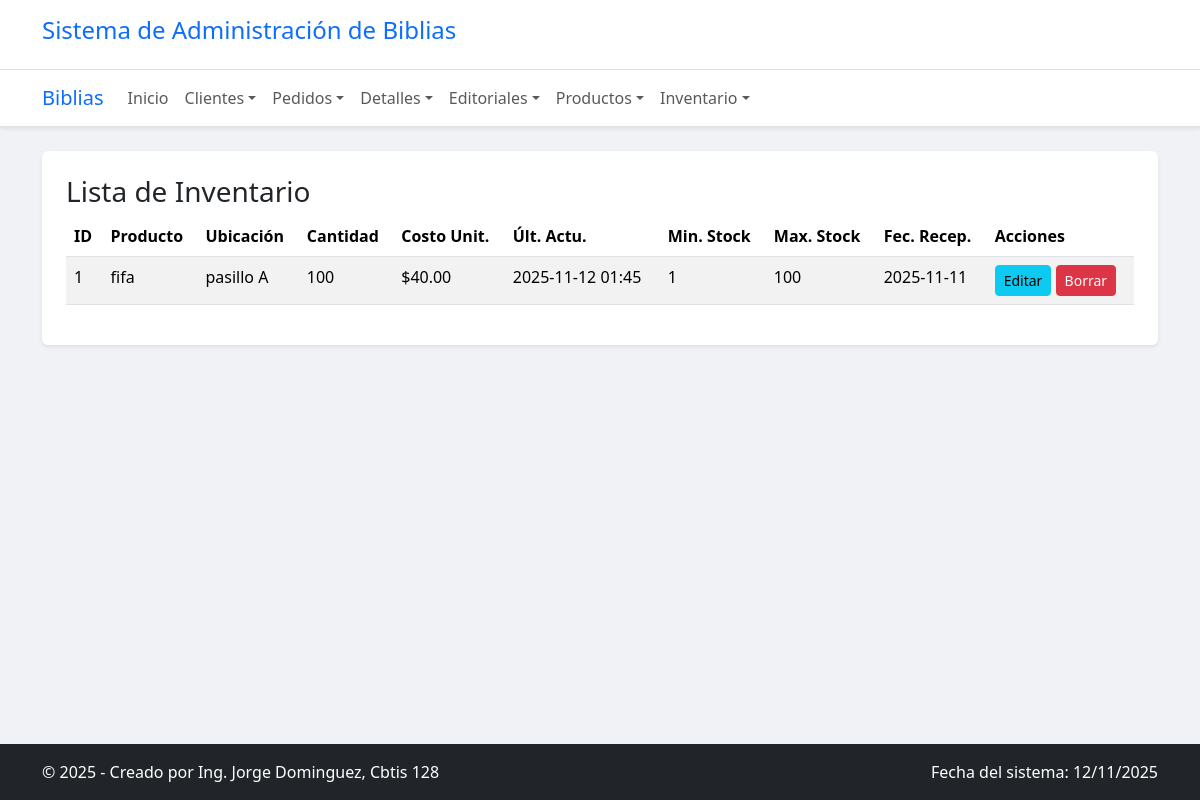
/inventarios/, run on the app's committed database.
### app_Biblia/models.py (models this page shows, shortened)
class Inventario(models.Model):
    almacen_ubicacion = models.CharField(max_length=255)
    cantidad_disponible = models.PositiveIntegerField(default=0)
    costo_unitario = models.DecimalField(max_digits=10, decimal_places=2)
    ultima_actualizacion = models.DateTimeField(auto_now=True)
    minimo_stock = models.PositiveIntegerField(default=0)
    maximo_stock = models.PositiveIntegerField(default=100)
    fecha_recepcion = models.DateField(null=True, blank=True)
    producto = models.OneToOneField(
        ProductosGlobal,
        on_delete=models.CASCADE,
        related_name="inventario"
    )
    class Meta:
        verbose_name_plural = "Inventarios"

class ProductosGlobal(models.Model):
    isbo = models.CharField(max_length=20, unique=True)
    nombre = models.CharField(max_length=255)
    idioma = models.CharField(max_length=50)
    precio_base_usd = models.DecimalField(max_digits=10, decimal_places=2)
    tipo_producto = models.CharField(max_length=100)
    editorial = models.ForeignKey(
        EditorialProveedor,
        on_delete=models.SET_NULL,
        null=True,
        blank=True,
        related_name="productos"
    )
    class Meta:
        verbose_name_plural = "Productos Globales"
        ordering = ['nombre']

### app_Biblia/views.py (the view)
# urls.py: path('inventarios/', views.ver_inventarios, name='ver_inventarios'),
def ver_inventarios(request):
    inventarios = Inventario.objects.all()
    return render(request, 'inventario/ver_inventarios.html', {'inventarios': inventarios})

### app_Biblia/templates/inventario/ver_inventarios.html
{% extends 'base.html' %}
{% block content %}
<h3>Lista de Inventario</h3>
<div class="table-responsive">
  <table class="table table-striped">
    <thead>
      <tr>
        <th>ID</th>
        <th>Producto</th>
        <th>Ubicación</th>
        <th>Cantidad</th>
        <th>Costo Unit.</th>
        <th>Últ. Actu.</th>
        <th>Min. Stock</th>
        <th>Max. Stock</th>
        <th>Fec. Recep.</th>
        <th>Acciones</th>
      </tr>
    </thead>
    <tbody>
      {% for i in inventarios %}
      <tr>
        <td>{{ i.id }}</td>
        <td>{{ i.producto.nombre }}</td>
        <td>{{ i.almacen_ubicacion }}</td>
        <td>{{ i.cantidad_disponible }}</td>
        <td>${{ i.costo_unitario }}</td>
        <td>{{ i.ultima_actualizacion|date:"Y-m-d H:i" }}</td>
        <td>{{ i.minimo_stock }}</td>
        <td>{{ i.maximo_stock }}</td>
        <td>{{ i.fecha_recepcion|date:"Y-m-d"|default:"N/A" }}</td>
        <td>
          <a class="btn btn-sm btn-info" href="{% url 'actualizar_inventario' i.id %}">Editar</a>
          <a class="btn btn-sm btn-danger" href="{% url 'borrar_inventario' i.id %}">Borrar</a>
        </td>
      </tr>
      {% empty %}
      <tr><td colspan="10">No hay inventario registrado.</td></tr>
      {% endfor %}
    </tbody>
  </table>
</div>
{% endblock %}

### app_Biblia/templates/base.html (style rules this page uses)
body { background-color: #f0f2f5; }
.btn-info { background-color: #0dcaf0; border-color: #0dcaf0; color: #000; }
.btn-danger { background-color: #dc3545; border-color: #dc3545; }

### data on the page
Inventario: id "1", producto.nombre "fifa", almacen_ubicacion "pasillo A", cantidad_disponible "100", costo_unitario "40.00", ultima_actualizacion "2025-11-12 01:45", minimo_stock "1", maximo_stock "100", fecha_recepcion "2025-11-11"
